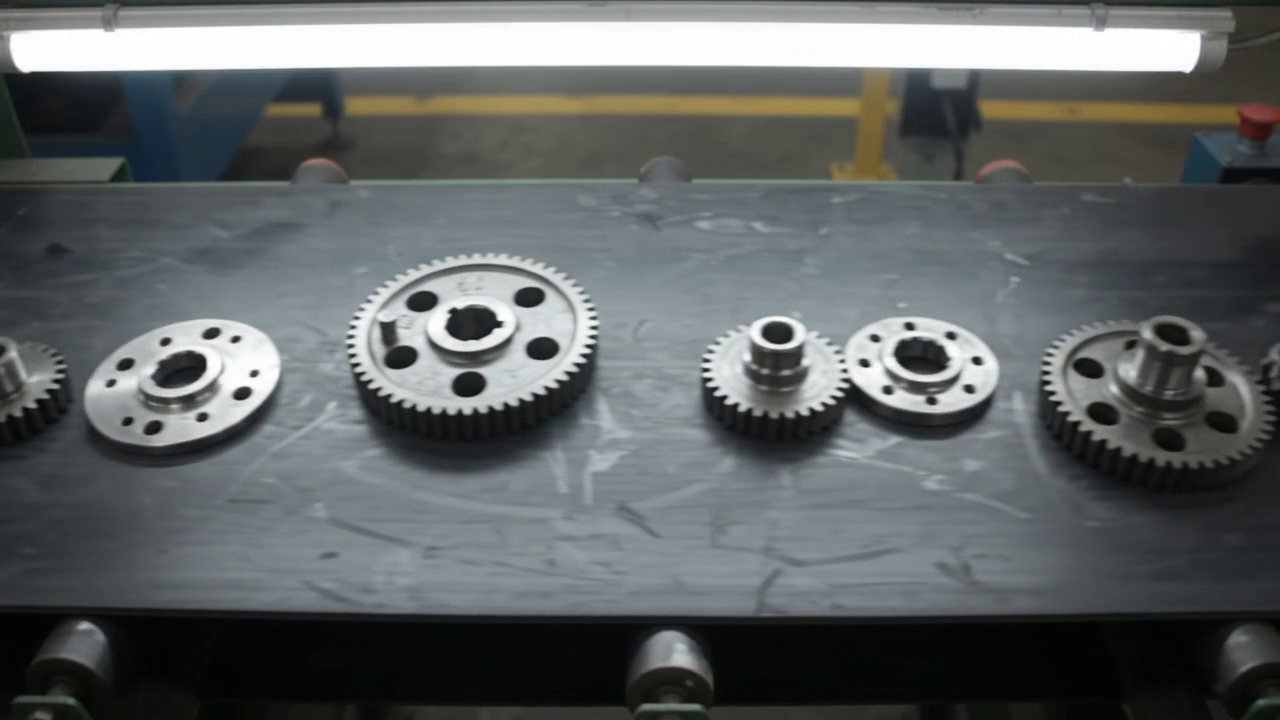
#> input picture frame 24 of aula-1/desafio/video.mp4, 1280 x 720 px
$ python rotacao.py --midia video.mp4
#> lines starting #> are read from the running program, lines starting #| are printed output that depends on the picture; after the words box and inside, x2 and y2 are one past the last pixel; in counts of white or black regions, pixels touching at a corner belong together
### shared/media_io.py
"""
CAPIVOA UFPR.

Módulo utilitário para entrada/saída padronizada de imagens, vídeos e webcam.
Desenvolvido como ferramenta de suporte didático para o curso de Introdução
à Visão Computacional (Capivoa - EletroQuad-UFPR).

Principais funcionalidades:
- Carregamento seguro de imagens com validação de caminhos e decodificação.
- Captura unificada de vídeo (arquivo local ou índice numérico de webcam).
- Gerador `stream_midia` polimórfico (trata imagem, vídeo e webcam no mesmo loop).
- Parser de argumentos padronizado (`--midia` / `-m` ou `--origem` / `-o`).
- Utilitário visual `concatenar_lado_a_lado` para comparar etapas antes/depois.
"""

from pathlib import Path
import argparse
from typing import Generator, Tuple, Union, Optional, List
import cv2
import numpy as np

# diretório base do repositório (raiz)
BASE_DIR = Path(__file__).resolve().parent.parent

# extensões comuns de imagem estática reconhecidas
EXTENSOES_IMAGEM = {".jpg", ".jpeg", ".png", ".bmp", ".webp", ".tiff", ".tif"}


def resolver_caminho(caminho: Optional[Union[str, Path]], nome: Optional[str] = None) -> Path:
  """
  Resolve um caminho de arquivo garantindo que caminhos relativos sejam encontrados.

  Busca o arquivo na ordem: diretório atual de trabalho, subpasta 'aula-1',
  raiz do repositório ou pasta 'shared'.

  Parametros
  ----------
  caminho : str ou Path, opcional
    Caminho relativo ou absoluto do arquivo de mídia.
  nome : str, opcional
    Nome padrão de fallback caso 'caminho' não seja informado.

  Returns
  -------
  Path
    Instância de Path apontando para o arquivo localizado.

  Raises
  ------
  ValueError
    Se nem 'caminho' nem 'nome' forem fornecidos.
  """
#> called with caminho = 'video.mp4', nome = 'imagem_teste.png'
  alvo = caminho if caminho is not None else nome
  if alvo is None:
    raise ValueError("Nenhum caminho ou nome padrão foi especificado.")

  caminho_path = Path(alvo)
  if caminho_path.is_absolute():
    return caminho_path

  # ordem de verificação para encontrar o arquivo
  candidatos = [
    Path.cwd() / caminho_path,
    BASE_DIR / "aula-2" / "desafio" / caminho_path,
    BASE_DIR / "aula-2" / caminho_path,
    BASE_DIR / "aula-1" / "desafio" / caminho_path,
    BASE_DIR / "aula-1" / caminho_path,
    BASE_DIR / caminho_path,
    BASE_DIR / "shared" / caminho_path,
  ]

  for candidato in candidatos:
    if candidato.exists():
      return candidato

  # se ainda não existe fisicamente (ex: arquivo novo para salvar), usa pasta de trabalho, aula-2 ou aula-1
  return Path.cwd() / caminho_path


# [51 lines left out: function carregar_imagem, not called in this run]


def obter_captura_video(
  origem: Optional[Union[int, str, Path]] = None,
  nome: str = "video.mp4"
) -> cv2.VideoCapture:
  """
  Abre uma fonte de captura de vídeo (webcam pelo índice ou arquivo de vídeo).

  Inicializa e valida a abertura de um objeto cv2.VideoCapture.

  Parametros
  ----------
  origem : int, str ou Path, opcional
    Índice numérico para webcam ou caminho para arquivo de vídeo.
  nome : str, opcional
    Arquivo de vídeo padrão caso origem seja None. Padrão é "video.mp4".

  Returns
  -------
  cv2.VideoCapture
    Instância aberta de cv2.VideoCapture.

  Raises
  ------
  FileNotFoundError
    Se o arquivo de vídeo não existir no sistema de arquivos.
  RuntimeError
    Se houver falha ao inicializar o dispositivo ou ler os codecs do arquivo.
  """
  alvo = origem if origem is not None else nome

  eh_webcam = isinstance(alvo, int) or (isinstance(alvo, str) and alvo.strip().isdigit())

  if eh_webcam:
    indice = int(alvo)
    cap = cv2.VideoCapture(indice)
    descricao = f"Webcam (índice {indice})"
  else:
    arquivo = resolver_caminho(alvo, nome)
    if not arquivo.exists():
      raise FileNotFoundError(
        f"[ERRO media_io] Arquivo de vídeo não encontrado: '{arquivo}'"
      )
    cap = cv2.VideoCapture(str(arquivo))
    descricao = f"Arquivo de vídeo '{arquivo.name}'"

  if not cap.isOpened():
    raise RuntimeError(
      f"[ERRO media_io] Falha ao abrir fonte de captura: {descricao}. "
      f"Certifique-se de que a câmera está conectada ou o codec é suportado."
    )

  return cap


def stream_midia(
  origem: Optional[Union[int, str, Path]] = None,
  nome: str = "imagem_teste.png",
  to_rgb: bool = False
) -> Generator[Tuple[np.ndarray, bool], None, None]:
  """
  Gerador polimórfico unificado para processamento de imagem, vídeo ou webcam.

  Entrega quadros sucessivos para iteração homogênea em loops de processamento.
  Caso a entrada seja uma imagem estática, entrega um único frame com a flag
  is_stream=False. Caso seja vídeo ou câmera, entrega cada frame com is_stream=True.

  Parametros
  ----------
  origem : int, str ou Path, opcional
    Caminho do arquivo ou índice numérico da câmera.
  nome : str, opcional
    Arquivo padrão de fallback. Padrão é "imagem_teste.png".
  to_rgb : bool, opcional
    Se True, converte cada frame de BGR para RGB. Padrão é False.

  Yields
  ------
  frame : np.ndarray
    Matriz NumPy representando a imagem ou quadro atual.
  is_stream : bool
    Booleano indicando se o fluxo é contínuo (vídeo/webcam) ou pontual (imagem).
  """
  alvo = origem if origem is not None else nome
  eh_webcam = isinstance(alvo, int) or (isinstance(alvo, str) and alvo.strip().isdigit())

  if not eh_webcam:
    caminho_arquivo = resolver_caminho(alvo, nome)
    extensao = caminho_arquivo.suffix.lower()

    # se for imagem estática, carrega e entrega imediatamente
    if extensao in EXTENSOES_IMAGEM:
      frame = carregar_imagem(caminho_arquivo, to_rgb=to_rgb)
      yield frame, False
      return

  # caso seja vídeo ou webcam
  padrao_video = "video.mp4"
  cap = obter_captura_video(alvo, nome=nome if not eh_webcam else padrao_video)
  try:
    while True:
      ret, frame = cap.read()
      if not ret or frame is None:
        break

      if to_rgb:
        frame = cv2.cvtColor(frame, cv2.COLOR_BGR2RGB)

      yield frame, True
  finally:
    cap.release()


def concatenar_lado_a_lado(
  imagens: List[np.ndarray],
  titulos: Optional[List[str]] = None,
  altura_padrao: int = 400
) -> np.ndarray:
  """
  Concatena horizontalmente duas ou mais imagens para visualização lado a lado.

  Padroniza dimensões e número de canais entre imagens (convertendo grayscale
  em BGR e redimensionando proporcionalmente para a mesma altura) e adiciona
  faixas superiores opcionais com títulos explicativos.

  Parametros
  ----------
  imagens : list de np.ndarray
    Lista contendo as matrizes das imagens a serem concatenadas.
  titulos : list de str, opcional
    Lista com os títulos textuais correspondentes a cada imagem.
  altura_padrao : int, opcional
    Altura vertical em pixels para redimensionar as imagens. Padrão é 400.

  Returns
  -------
  np.ndarray
    Matriz NumPy combinada contendo todas as imagens dispostas horizontalmente.

  Raises
  ------
  ValueError
    Se a lista de imagens fornecida for vazia.
  """
  if not imagens:
    raise ValueError("A lista de imagens não pode ser vazia.")

  processadas = []
  for i, img in enumerate(imagens):
    item = img.copy()

    # converte 1 canal (grayscale/máscara) para 3 canais bgr para poder concatenar
    if len(item.shape) == 2:
      item = cv2.cvtColor(item, cv2.COLOR_GRAY2BGR)

    # redimensiona proporcionalmente para a altura_padrao
    h, w = item.shape[:2]
    if h != altura_padrao:
      fator = altura_padrao / float(h)
      largura_nova = int(w * fator)
      item = cv2.resize(item, (largura_nova, altura_padrao), interpolation=cv2.INTER_LINEAR)

    # se houver título correspondente, adiciona barra superior com o texto
    if titulos and i < len(titulos) and titulos[i]:
      barra = np.zeros((32, item.shape[1], 3), dtype=np.uint8)
      cv2.putText(
        barra,
        titulos[i],
        (10, 22),
        cv2.FONT_HERSHEY_SIMPLEX,
        0.6,
        (255, 255, 255),
        1,
        cv2.LINE_AA
      )
      item = np.vstack([barra, item])

    processadas.append(item)

  # concatena horizontalmente com uma linha divisória cinza entre elas
  divisor = np.full((processadas[0].shape[0], 4, 3), 60, dtype=np.uint8)
  resultado = processadas[0]
  for p in processadas[1:]:
    resultado = np.hstack([resultado, divisor, p])

  return resultado


class MediaArgumentParser(argparse.ArgumentParser):
  """
  ArgumentParser personalizado que aceita tanto '--midia'/'-m' quanto '--origem'/'-o'.
  """

  def parse_args(self, args=None, namespace=None):
    ns = super().parse_args(args=args, namespace=namespace)
    if hasattr(ns, "origem"):
      ns.midia = ns.origem
    elif hasattr(ns, "midia"):
      ns.origem = ns.midia
    return ns


def criar_parser_midia(
  descricao: str = "Processamento de Imagem/Vídeo com OpenCV (Módulo 1)",
  nome: str = "imagem_teste.png"
) -> MediaArgumentParser:
  """
  Cria um parser padronizado de argumentos de linha de comando.

  Configura os argumentos comuns como '--midia'/'-m' e '--origem'/'-o'.

  Parametros
  ----------
  descricao : str, opcional
    Texto descritivo do parser. Padrão é "Processamento de Imagem/Vídeo com OpenCV (Módulo 1)".
  nome : str, opcional
    Arquivo padrão sugerido como entrada. Padrão é "imagem_teste.png".

  Returns
  -------
  MediaArgumentParser
    Instância configurada de MediaArgumentParser.
  """
  parser = MediaArgumentParser(
    description=descricao,
    formatter_class=argparse.RawDescriptionHelpFormatter
  )
  parser.add_argument(
    "-m", "--midia", "-o", "--origem",
    dest="origem",
    type=str,
    default=nome,
    help=f"Arquivo de imagem/vídeo ou índice da webcam (ex: 0). Padrão: {nome}"
  )
  return parser

### aula-1/rotacao.py
"""
CAPIVOA UFPR.

Demonstração prática de Rotação de Imagens e Vídeo.
Módulo 1 - Introdução à Visão Computacional (Capivoa - EletroQuad-UFPR).

Conceito teórico:
- A rotação gira a imagem em torno de um ponto pivô (geralmente o centro da imagem).
- É uma transformação euclidiana (preserva comprimentos, ângulos internos e formas).
- No OpenCV, a matriz afim 2x3 de rotação e escala combinadas é obtida com:
   M = cv2.getRotationMatrix2D(centro, angulo, escala)
 Onde:
 - centro: tupla (cx, cy) do ponto pivô em pixels.
 - angulo: valor em graus (positivo = anti-horário).
 - escala: fator isotrópico de escala (1.0 mantém tamanho original).

Controles interativos pelo teclado:
- 'a' / 'd' : gira a imagem (altera o ângulo em -5° / +5°)
- 'w' / 's' : ajusta o zoom (altera a escala em +0.1 / -0.1)
- 'r'    : reseta ângulo e escala para o padrão inicial
- 'q' / ESC : encerra a demonstração

Como executar:
  python rotacao.py
  python rotacao.py --midia video.mp4
  python rotacao.py --midia 0 # Webcam
  python rotacao.py --angulo 90 --escala 0.8
"""

import sys
from pathlib import Path
import cv2
import numpy as np

ROOT_DIR = Path(__file__).resolve().parent.parent
if str(ROOT_DIR) not in sys.path:
  sys.path.insert(0, str(ROOT_DIR))

from shared.media_io import stream_midia, criar_parser_midia, concatenar_lado_a_lado


def aplicar_transformacao_rotacao(
  frame: np.ndarray,
  angulo: float,
  escala: float
) -> np.ndarray:
  """
  Aplica rotacao e escala sobre a imagem e monta painel comparativo lado a lado.

  Parametros
  ----------
  frame : np.ndarray
    Matriz da imagem original (BGR).
  angulo : float
    Angulo de rotacao em graus.
  escala : float
    Fator isotropico de escala.

  Returns
  -------
  np.ndarray
    Painel lado a lado contendo imagem original com pivo e imagem rotacionada.
  """
#> called with angulo = 35, escala = 1
  altura, largura = frame.shape[:2]
#> altura = 720; largura = 1280

  # 1. definir o centro pivo de rotacao
  centro = (largura // 2, altura // 2)
#> centro = (640, 360)

  # 2. gerar a matriz de rotacao 2x3 via opencv
  m_rotacao = cv2.getRotationMatrix2D(centro, angulo, escala)
#> m_rotacao = [[0.819, 0.574, -90.74], [-0.574, 0.819, 432.2]]

  # 3. aplicar a transformacao afim
  frame_rotacionado = cv2.warpAffine(
    frame,
    m_rotacao,
    (largura, altura),
    borderMode=cv2.BORDER_CONSTANT,
    borderValue=(30, 30, 30)
  )
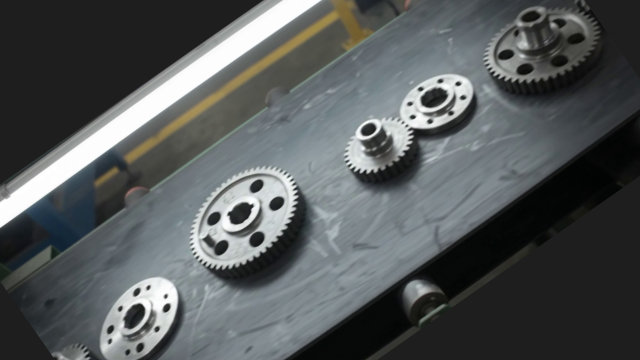
#> frame_rotacionado: shape (720, 1280, 3) (shown at 1/2 size); mean B, G, R 89.8, 89.2, 85.1
#> frame is the input picture: shape (720, 1280, 3); mean B, G, R 100.1, 99.8, 95.3

  # 4. desenhar o pivo de rotacao na imagem original de referencia
  frame_com_pivo = frame.copy()
  cv2.circle(frame_com_pivo, centro, 7, (0, 0, 255), -1)
#> frame_com_pivo: shape (720, 1280, 3); 0.02% of pixels changed, all inside (x1, y1, x2, y2) = (633, 353, 648, 368)
  cv2.circle(frame_com_pivo, centro, 14, (0, 255, 255), 2)
#> frame_com_pivo: shape (720, 1280, 3); mean B, G, R 100, 99.8, 95.4
  cv2.putText(
    frame_com_pivo,
    f"Pivo: {centro}",
    (centro[0] + 15, centro[1] - 10),
    cv2.FONT_HERSHEY_SIMPLEX,
    0.5,
    (0, 255, 255),
    1,
    cv2.LINE_AA
  )
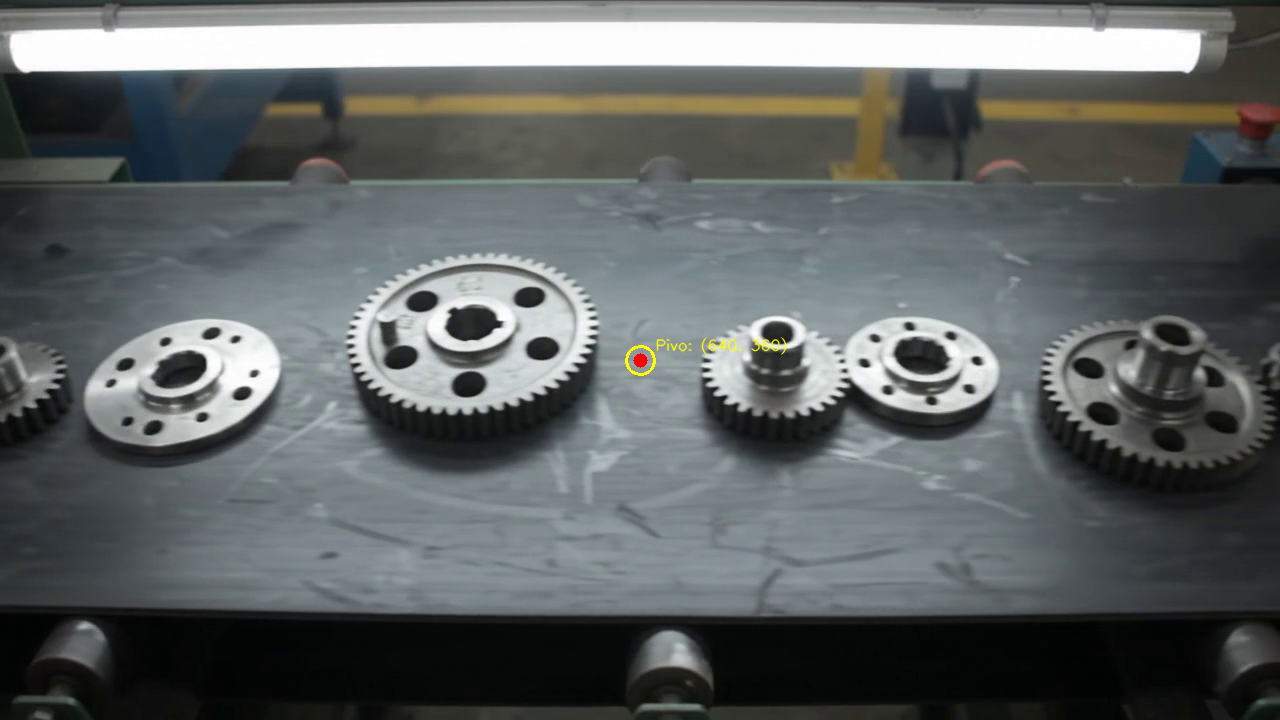
#> frame_com_pivo: shape (720, 1280, 3); mean B, G, R 100, 99.8, 95.4

  titulo_rot = f"Rotacionada ({angulo:.1f} deg, escala={escala:.2f}x)"
  painel = concatenar_lado_a_lado(
    [frame_com_pivo, frame_rotacionado],
    titulos=["Original (Pivo Marcado)", titulo_rot],
    altura_padrao=400
  )
#> the loop in concatenar_lado_a_lado, `for i, img in enumerate(imagens):` made 2 passes
#> (h, w, fator, largura_nova) on passes 1 to 2: (720, 1280, 0.556, 711), (720, 1280, 0.556, 711)
#> pass 1, in concatenar_lado_a_lado, `item = np.vstack([barra, item])`:
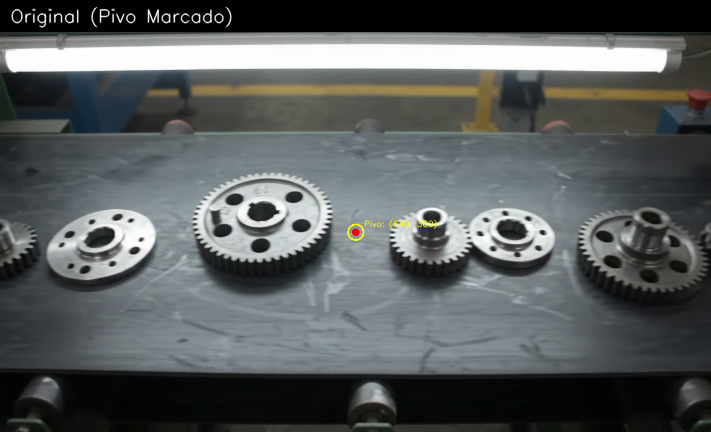
#> item: shape (432, 711, 3); mean B, G, R 93, 92.9, 88.8
#> pass 2, in concatenar_lado_a_lado, `item = np.vstack([barra, item])`:
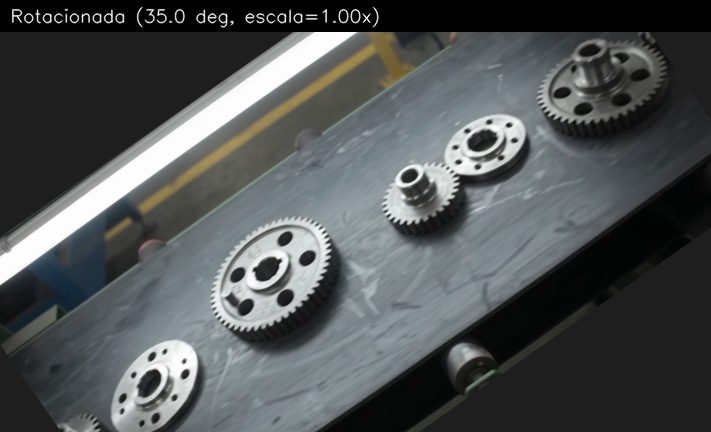
#> item: shape (432, 711, 3); mean B, G, R 84, 83.4, 79.6
#> after the loop in concatenar_lado_a_lado, `for i, img in enumerate(imagens):`:
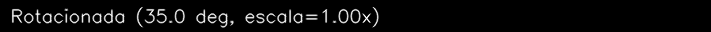
#> barra: shape (32, 711, 3); min 0, max 255, mean 11.5
#> after the loop in concatenar_lado_a_lado, `for i, img in enumerate(imagens):`: processadas = 2 items
#> the loop in concatenar_lado_a_lado, `for p in processadas[1:]:` made 1 pass
#> pass 1, in concatenar_lado_a_lado, `resultado = np.hstack([resultado, divisor, p])`:
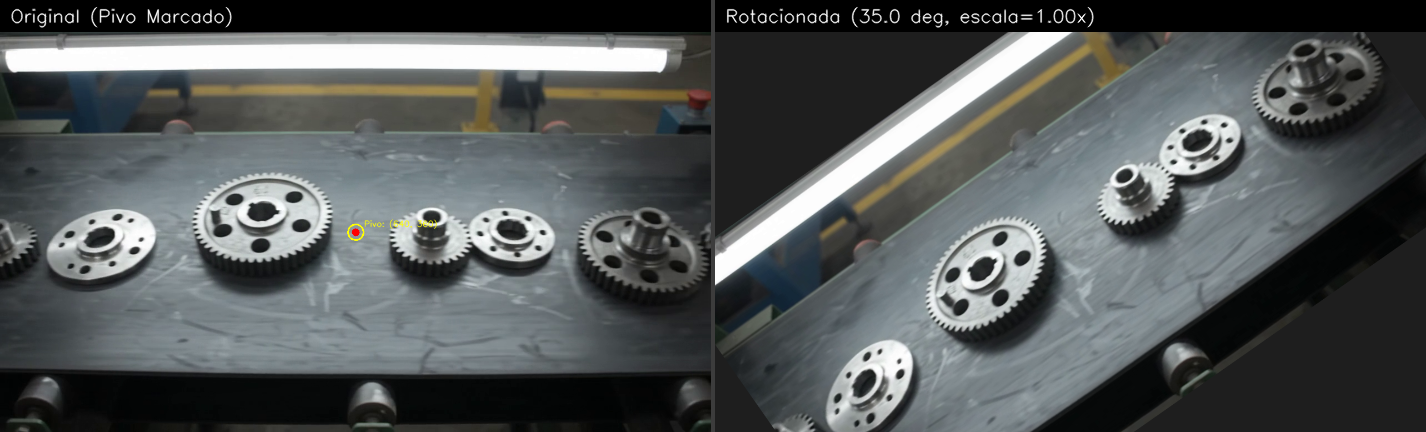
#> resultado: shape (432, 1426, 3); mean B, G, R 88.4, 88.1, 84.1
  return painel


def main():
  """
  Executa a demonstracao interativa de rotacao geometrica e escala afim.

  Aplica a matriz afim 2x3 com cv2.getRotationMatrix2D e cv2.warpAffine
  sobre o fluxo de midia, permitindo ajuste dinamico de angulo e escala via teclado.
  """
  parser = criar_parser_midia(
    descricao="Rotacao Geometrica e Escala com cv2.getRotationMatrix2D",
    nome="imagem_teste.png"
  )
  parser.add_argument(
    "--angulo",
    type=float,
    default=35.0,
    help="Ângulo inicial de rotação em graus (positivo = anti-horário). Padrão: 35.0"
  )
  parser.add_argument(
    "--escala",
    type=float,
    default=1.0,
    help="Fator de escala inicial. Padrão: 1.0"
  )
  parser.add_argument(
    "--no-show",
    action="store_true",
    help="Executa o processamento sem abrir janelas gráficas."
  )
  args = parser.parse_args()

  angulo = args.angulo
  escala = args.escala
  angulo_inicial, escala_inicial = angulo, escala
  nome_janela = "Rotacao (Use A/D para girar, W/S para escala, Q para sair)"

  print("=" * 60)
  print("CAPIVOA - INTRODUÇÃO À VISÃO COMPUTACIONAL (MÓDULO 1)")
  print("ROTAÇÃO GEOMÉTRICA")
  print("=" * 60)
  print(f"Mídia de entrada : '{args.midia}'")
  print(f"Ângulo inicial  : {angulo}° | Escala inicial: {escala}x")
  print("Controles interativos:")
  print(" [A / D] : Gira anti-horário / horário")
  print(" [W / S] : Aumenta / reduz escala (zoom)")
  print(" [R]   : Reseta parâmetros")
  print(" [Q/ESC] : Encerra o programa")
  print("-" * 60)

  for i, (frame, is_stream) in enumerate(stream_midia(args.midia)):
    if args.no_show:
      _ = aplicar_transformacao_rotacao(frame, angulo, escala)
      if i >= 5 or not is_stream:
        print(f"[Modo no-show] {i+1} frames processados com sucesso.")
        break
      continue

    # tratamento especifico para imagem estatica: interacao continua no mesmo quadro
    if not is_stream:
      painel = aplicar_transformacao_rotacao(frame, angulo, escala)
      cv2.imshow(nome_janela, painel)

      while True:
        tecla = cv2.waitKey(50) & 0xFF
        if tecla in [ord("q"), ord("Q"), 27]:
          break
        if cv2.getWindowProperty(nome_janela, cv2.WND_PROP_VISIBLE) < 1:
          break

        mudou = False
        if tecla in [ord("d"), ord("D")]:
          angulo = (angulo - 5.0) % 360
          mudou = True
        elif tecla in [ord("a"), ord("A")]:
          angulo = (angulo + 5.0) % 360
          mudou = True
        elif tecla in [ord("w"), ord("W")]:
          escala = min(2.5, escala + 0.05)
          mudou = True
        elif tecla in [ord("s"), ord("S")]:
          escala = max(0.2, escala - 0.05)
          mudou = True
        elif tecla in [ord("r"), ord("R")]:
          angulo, escala = angulo_inicial, escala_inicial
          mudou = True

        if mudou:
          painel = aplicar_transformacao_rotacao(frame, angulo, escala)
          cv2.imshow(nome_janela, painel)
      break

    # tratamento para stream de video ou webcam
    painel = aplicar_transformacao_rotacao(frame, angulo, escala)
    cv2.imshow(nome_janela, painel)

    tecla = cv2.waitKey(30) & 0xFF
#> (key q is pressed here)
    if tecla in [ord("q"), ord("Q"), 27]:
      break
    if cv2.getWindowProperty(nome_janela, cv2.WND_PROP_VISIBLE) < 1:
      break

    if tecla in [ord("d"), ord("D")]:
      angulo = (angulo - 5.0) % 360
    elif tecla in [ord("a"), ord("A")]:
      angulo = (angulo + 5.0) % 360
    elif tecla in [ord("w"), ord("W")]:
      escala = min(2.5, escala + 0.05)
    elif tecla in [ord("s"), ord("S")]:
      escala = max(0.2, escala - 0.05)
    elif tecla in [ord("r"), ord("R")]:
      angulo, escala = angulo_inicial, escala_inicial

  cv2.destroyAllWindows()
  print("[Fim] Demonstração de rotação encerrada.")


if __name__ == "__main__":
  main()
